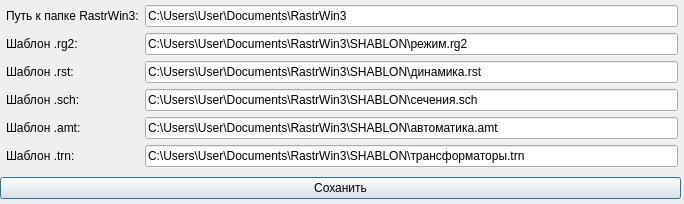
<?xml version="1.0" encoding="UTF-8"?>
<ui version="4.0">
 <class>Settings</class>
 <widget class="QDialog" name="Settings">
  <property name="geometry">
   <rect>
    <x>0</x>
    <y>0</y>
    <width>684</width>
    <height>204</height>
   </rect>
  </property>
  <property name="windowTitle">
   <string>Настройки</string>
  </property>
  <widget class="QWidget" name="layoutWidget">
   <property name="geometry">
    <rect>
     <x>0</x>
     <y>2</y>
     <width>681</width>
     <height>197</height>
    </rect>
   </property>
   <layout class="QVBoxLayout" name="verticalLayout">
    <item>
     <layout class="QFormLayout" name="formLayout">
      <property name="leftMargin">
       <number>6</number>
      </property>
      <property name="topMargin">
       <number>3</number>
      </property>
      <property name="rightMargin">
       <number>3</number>
      </property>
      <property name="bottomMargin">
       <number>3</number>
      </property>
      <item row="0" column="0">
       <widget class="QLabel" name="label">
        <property name="text">
         <string>Путь к папке RastrWin3:</string>
        </property>
       </widget>
      </item>
      <item row="0" column="1">
       <widget class="QLineEdit" name="LE_path">
        <property name="text">
         <string>C:\Users\User\Documents\RastrWin3</string>
        </property>
       </widget>
      </item>
      <item row="1" column="0">
       <widget class="QLabel" name="label_2">
        <property name="text">
         <string>Шаблон .rg2:</string>
        </property>
       </widget>
      </item>
      <item row="1" column="1">
       <widget class="QLineEdit" name="LE_rg2">
        <property name="text">
         <string>C:\Users\User\Documents\RastrWin3\SHABLON\режим.rg2</string>
        </property>
       </widget>
      </item>
      <item row="2" column="0">
       <widget class="QLabel" name="label_3">
        <property name="text">
         <string>Шаблон .rst:</string>
        </property>
       </widget>
      </item>
      <item row="2" column="1">
       <widget class="QLineEdit" name="LE_rst">
        <property name="text">
         <string>C:\Users\User\Documents\RastrWin3\SHABLON\динамика.rst</string>
        </property>
       </widget>
      </item>
      <item row="3" column="0">
       <widget class="QLabel" name="label_4">
        <property name="text">
         <string>Шаблон .sch:</string>
        </property>
       </widget>
      </item>
      <item row="3" column="1">
       <widget class="QLineEdit" name="LE_sch">
        <property name="text">
         <string>C:\Users\User\Documents\RastrWin3\SHABLON\сечения.sch</string>
        </property>
       </widget>
      </item>
      <item row="4" column="0">
       <widget class="QLabel" name="label_5">
        <property name="text">
         <string>Шаблон .amt:</string>
        </property>
       </widget>
      </item>
      <item row="4" column="1">
       <widget class="QLineEdit" name="LE_amt">
        <property name="text">
         <string>C:\Users\User\Documents\RastrWin3\SHABLON\автоматика.amt</string>
        </property>
       </widget>
      </item>
      <item row="5" column="0">
       <widget class="QLabel" name="label_6">
        <property name="text">
         <string>Шаблон .trn:</string>
        </property>
       </widget>
      </item>
      <item row="5" column="1">
       <widget class="QLineEdit" name="LE_trn">
        <property name="text">
         <string>C:\Users\User\Documents\RastrWin3\SHABLON\трансформаторы.trn</string>
        </property>
       </widget>
      </item>
     </layout>
    </item>
    <item>
     <widget class="QPushButton" name="set_save">
      <property name="text">
       <string>Соханить</string>
      </property>
     </widget>
    </item>
   </layout>
  </widget>
 </widget>
 <resources/>
 <connections/>
</ui>
